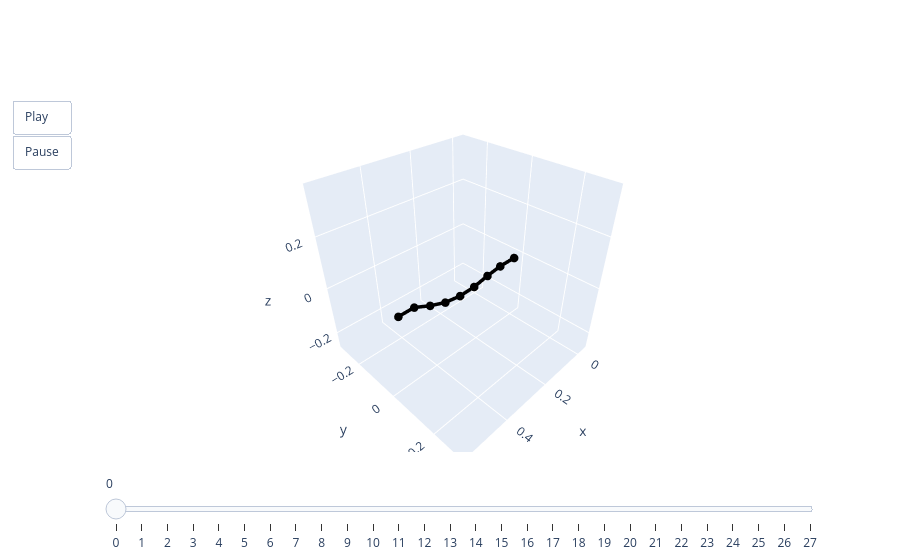

Write notebook code for a chart like this one.
### Code cell
animate(pred[0])

### Figure 1 — Plotly figure (JSON) as saved in the notebook; plotly's stock layout.template omitted (floating-point values rounded to 4 significant figures)
{"data": [{"line": {"color": "black", "width": 7}, "marker": {"size": 5}, "mode": "lines+markers", "type": "scatter3d", "x": [0, 0.07892, 0.1472, 0.2148, 0.2835, 0.3515, 0.4161, 0.4783, 0.5387], "y": [0, 0, 0, 0, 0, 0, 0, 0, 0], "z": [0, 0, -0.008541, -0.02138, -0.02365, -0.013, 0.01047, 0.03981, 0.03981]}], "layout": {"scene": {"aspectmode": "cube", "xaxis": {"autorange": false, "range": [-0.05387, 0.5926]}, "yaxis": {"autorange": false, "range": [-0.3232, 0.3232]}, "zaxis": {"autorange": false, "range": [-0.2712, 0.3753]}}, "sliders": [{"steps": [{"args": [["0"], {"frame": {"duration": 0, "redraw": true}, "mode": "immediate"}], "label": "0", "method": "animate"}, {"args": [["1"], {"frame": {"duration": 0, "redraw": true}, "mode": "immediate"}], "label": "1", "method": "animate"}, {"args": [["2"], {"frame": {"duration": 0, "redraw": true}, "mode": "immediate"}], "label": "2", "method": "animate"}, {"args": [["3"], {"frame": {"duration": 0, "redraw": true}, "mode": "immediate"}], "label": "3", "method": "animate"}, {"args": [["4"], {"frame": {"duration": 0, "redraw": true}, "mode": "immediate"}], "label": "4", "method": "animate"}, {"args": [["5"], {"frame": {"duration": 0, "redraw": true}, "mode": "immediate"}], "label": "5", "method": "animate"}, {"args": [["6"], {"frame": {"duration": 0, "redraw": true}, "mode": "immediate"}], "label": "6", "method": "animate"}, {"args": [["7"], {"frame": {"duration": 0, "redraw": true}, "mode": "immediate"}], "label": "7", "method": "animate"}, {"args": [["8"], {"frame": {"duration": 0, "redraw": true}, "mode": "immediate"}], "label": "8", "method": "animate"}, {"args": [["9"], {"frame": {"duration": 0, "redraw": true}, "mode": "immediate"}], "label": "9", "method": "animate"}, {"args": [["10"], {"frame": {"duration": 0, "redraw": true}, "mode": "immediate"}], "label": "10", "method": "animate"}, {"args": [["11"], {"frame": {"duration": 0, "redraw": true}, "mode": "immediate"}], "label": "11", "method": "animate"}, {"args": [["12"], {"frame": {"duration": 0, "redraw": true}, "mode": "immediate"}], "label": "12", "method": "animate"}, {"args": [["13"], {"frame": {"duration": 0, "redraw": true}, "mode": "immediate"}], "label": "13", "method": "animate"}, {"args": [["14"], {"frame": {"duration": 0, "redraw": true}, "mode": "immediate"}], "label": "14", "method": "animate"}, {"args": [["15"], {"frame": {"duration": 0, "redraw": true}, "mode": "immediate"}], "label": "15", "method": "animate"}, {"args": [["16"], {"frame": {"duration": 0, "redraw": true}, "mode": "immediate"}], "label": "16", "method": "animate"}, {"args": [["17"], {"frame": {"duration": 0, "redraw": true}, "mode": "immediate"}], "label": "17", "method": "animate"}, {"args": [["18"], {"frame": {"duration": 0, "redraw": true}, "mode": "immediate"}], "label": "18", "method": "animate"}, {"args": [["19"], {"frame": {"duration": 0, "redraw": true}, "mode": "immediate"}], "label": "19", "method": "animate"}, {"args": [["20"], {"frame": {"duration": 0, "redraw": true}, "mode": "immediate"}], "label": "20", "method": "animate"}, {"args": [["21"], {"frame": {"duration": 0, "redraw": true}, "mode": "immediate"}], "label": "21", "method": "animate"}, {"args": [["22"], {"frame": {"duration": 0, "redraw": true}, "mode": "immediate"}], "label": "22", "method": "animate"}, {"args": [["23"], {"frame": {"duration": 0, "redraw": true}, "mode": "immediate"}], "label": "23", "method": "animate"}, {"args": [["24"], {"frame": {"duration": 0, "redraw": true}, "mode": "immediate"}], "label": "24", "method": "animate"}, {"args": [["25"], {"frame": {"duration": 0, "redraw": true}, "mode": "immediate"}], "label": "25", "method": "animate"}, {"args": [["26"], {"frame": {"duration": 0, "redraw": true}, "mode": "immediate"}], "label": "26", "method": "animate"}, {"args": [["27"], {"frame": {"duration": 0, "redraw": true}, "mode": "immediate"}], "label": "27", "method": "animate"}]}], "updatemenus": [{"buttons": [{"args": [null, {"frame": {"duration": 50, "redraw": true}, "fromcurrent": true}], "label": "Play", "method": "animate"}, {"args": [[null], {"frame": {"duration": 0, "redraw": true}, "mode": "immediate"}], "label": "Pause", "method": "animate"}], "showactive": false, "type": "buttons"}]}}
